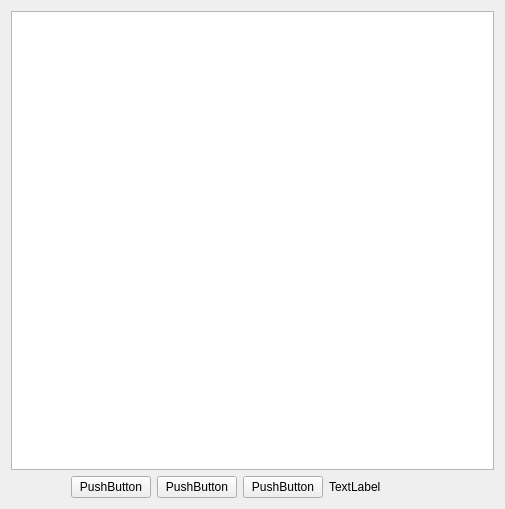
<?xml version="1.0" encoding="UTF-8"?>
<ui version="4.0">
 <class>Form</class>
 <widget class="QWidget" name="Form">
  <property name="geometry">
   <rect>
    <x>0</x>
    <y>0</y>
    <width>505</width>
    <height>509</height>
   </rect>
  </property>
  <property name="windowTitle">
   <string>Form</string>
  </property>
  <layout class="QHBoxLayout" name="horizontalLayout_2">
   <item>
    <layout class="QVBoxLayout" name="verticalLayout">
     <item>
      <widget class="QTextEdit" name="textEdit"/>
     </item>
     <item>
      <layout class="QHBoxLayout" name="horizontalLayout">
       <item>
        <spacer name="horizontalSpacer">
         <property name="orientation">
          <enum>Qt::Horizontal</enum>
         </property>
         <property name="sizeType">
          <enum>QSizePolicy::Fixed</enum>
         </property>
         <property name="sizeHint" stdset="0">
          <size>
           <width>60</width>
           <height>20</height>
          </size>
         </property>
        </spacer>
       </item>
       <item>
        <widget class="QPushButton" name="pushButton">
         <property name="sizePolicy">
          <sizepolicy hsizetype="Fixed" vsizetype="Fixed">
           <horstretch>0</horstretch>
           <verstretch>0</verstretch>
          </sizepolicy>
         </property>
         <property name="text">
          <string>PushButton</string>
         </property>
        </widget>
       </item>
       <item>
        <widget class="QPushButton" name="pushButton_2">
         <property name="sizePolicy">
          <sizepolicy hsizetype="Fixed" vsizetype="Fixed">
           <horstretch>0</horstretch>
           <verstretch>0</verstretch>
          </sizepolicy>
         </property>
         <property name="text">
          <string>PushButton</string>
         </property>
        </widget>
       </item>
       <item>
        <widget class="QPushButton" name="pushButton_3">
         <property name="sizePolicy">
          <sizepolicy hsizetype="Fixed" vsizetype="Fixed">
           <horstretch>0</horstretch>
           <verstretch>0</verstretch>
          </sizepolicy>
         </property>
         <property name="text">
          <string>PushButton</string>
         </property>
        </widget>
       </item>
       <item>
        <widget class="QLabel" name="label">
         <property name="text">
          <string>TextLabel</string>
         </property>
        </widget>
       </item>
      </layout>
     </item>
    </layout>
   </item>
  </layout>
 </widget>
 <resources/>
 <connections/>
</ui>
